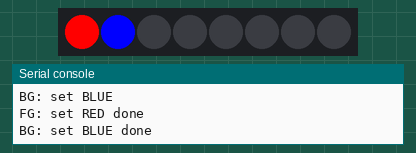
Simulated run of this program. Board: Raspberry Pi Pico running MicroPython. Parts: 8 RGB LEDs in strip order, left to right, the last lines printed to the serial console. Threads take turns every 2 ms.

Above: at 0.1 s.
At 10.02 s:
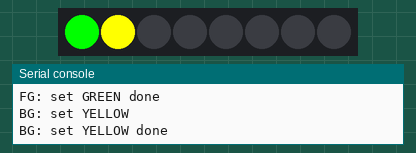
At 20.06 s:
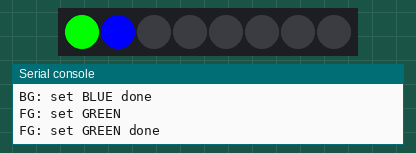
At 39.63 s:
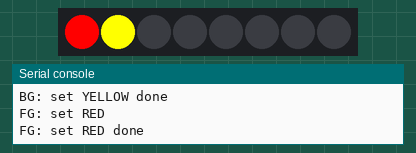
Timing chart, 0 to 40.0 s (numbered marks = the images above):
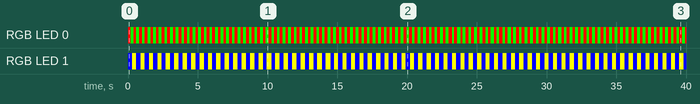

The program:

pixel_bg_test.py
```python
"""Test pixel updates from both foreground and background threads.

FG: blinks pixel 0 red/green, 1.5s period
BG: blinks pixel 1 blue/yellow, 2s period
"""
import time
import _thread
from pixels import StatusPixels, RED, GREEN, BLUE, YELLOW, BLACK

PIXEL_PIN = 28

sp = StatusPixels(PIXEL_PIN)

def bg_blink():
    while True:
        print("BG: set BLUE")
        sp.set(1, BLUE)
        print("BG: set BLUE done")
        time.sleep_ms(300)
        print("BG: set YELLOW")
        sp.set(1, YELLOW)
        print("BG: set YELLOW done")
        time.sleep_ms(300)

_thread.start_new_thread(bg_blink, ())

while True:
    print("FG: set RED")
    sp.set(0, RED)
    print("FG: set RED done")
    time.sleep_ms(200)
    print("FG: set GREEN")
    sp.set(0, GREEN)
    print("FG: set GREEN done")
    time.sleep_ms(200)
```

pixels.py
```python
"""WS2812B pixel driver using PIO.

Drives a WS2812B LED strip directly via a PIO state machine. No
dependency on MicroPython's built-in neopixel module.

THe sm is nortmally disabled, and we fill the fifo with it disabled to make
sure we do not get interrupted in the middle of a string which would reset
the stream.

Usage:
    from pixels import *
    px = Pixels(28)                          # GP28, state machine 0
    px.show([RED, GREEN, BLUE, BLACK, BLACK]) # 5 pixels
    px.show([rgb(255, 128, 0)] * 5)          # all orange

    sp = StatusPixels(28, 5)                 # 5-pixel status strip
    sp.set(0, GREEN)                         # set pixel 0 to green
    sp.set(2, RED)                           # set pixel 2 to red
    sp.clear()                               # all off
"""
import time
import rp2
import machine

import _thread


@rp2.asm_pio(sideset_init=rp2.PIO.OUT_LOW, out_shiftdir=rp2.PIO.SHIFT_LEFT,
             autopull=True, pull_thresh=24, fifo_join=rp2.PIO.JOIN_TX)
def _ws2812():
    wrap_target()
    label("bitloop")
    out(x, 1)               .side(0) [2]
    jmp(not_x, "do_zero")   .side(1) [1]
    jmp("bitloop")           .side(1) [4]
    label("do_zero")
    nop()                    .side(0) [4]
    wrap()


def rgb(r, g, b):
    """Pack 8-bit RGB into a 32-bit GRB word for WS2812B."""
    return (g << 16) | (r << 8) | b


# 16 common saturated colors
BLACK   = rgb(0, 0, 0)
RED     = rgb(255, 0, 0)
GREEN   = rgb(0, 255, 0)
BLUE    = rgb(0, 0, 255)
CYAN    = rgb(0, 255, 255)
MAGENTA = rgb(255, 0, 255)
YELLOW  = rgb(255, 255, 0)
WHITE   = rgb(255, 255, 255)
ORANGE  = rgb(255, 128, 0)
PURPLE  = rgb(128, 0, 255)
PINK    = rgb(255, 0, 128)
LIME    = rgb(128, 255, 0)
AQUA    = rgb(0, 128, 255)
NAVY    = rgb(0, 0, 128)
MAROON  = rgb(128, 0, 0)
OLIVE   = rgb(128, 128, 0)

LT_WHITE  = rgb(64, 64, 64)
LT_RED    = rgb(64, 0, 0)
LT_GREEN  = rgb(0, 64, 0)
LT_BLUE   = rgb(0, 0, 64)
LT_YELLOW = rgb(40, 16, 0)


class Pixels:
    FIFO_DEPTH = 8  # TX + RX joined = 8 entries

    def __init__(self, pin, sm_id=0):
        """Initialize PIO state machine for WS2812B on the given GPIO pin.

        pin: GPIO number for the data line
        sm_id: PIO state machine index (0-11 on RP2350)
        """
        self._sm = rp2.StateMachine(sm_id, _ws2812,
            freq=8_000_000, sideset_base=machine.Pin(pin))

        # make sure we can call from both threads without garbling display
        self.lock = _thread.allocate_lock()

    def show(self, words):
        """Write pixel data to the WS2812B LED strip.

        Transmits GRB color values to the PIO state machine for the addressable LED strip.

        words: list/tuple of 32-bit GRB values (one per pixel), as returned by
               rgb() or the color constants. Top 8 bits are ignored.

        The second argument (8) to _sm.put() specifies the number of bits to shift out.
        The 1ms sleep allows PIO to finish transmitting and provides the 50µs reset gap
        required by WS2812B protocol to latch the new colors.

        Thread-safe via lock acquisition.
        """
        self.lock.acquire()
        # print("%d core%d pixel locked" % (time.ticks_ms(), machine.mem32[0xD0000000]))
        try:
            for w in words:
                self._sm.put(w, 8)
            self._sm.active(1)
            while self._sm.tx_fifo() > 0:
                time.sleep_ms(1)                # breath
            time.sleep_ms(1)                       # let new pixels latch
            self._sm.active(0)
        finally:
            self.lock.release()
            # print("%d core%d pixel released" % (time.ticks_ms(), machine.mem32[0xD0000000]))


class StatusPixels:
    """Buffered pixel strip that remembers state between updates.

    Each call to set() updates one pixel and refreshes the whole strip.
    """

    def __init__(self, pin, sm_id=0):
        self._px = Pixels(pin, sm_id)
        self._buf = [BLACK] * Pixels.FIFO_DEPTH

    def set(self, index, color):
        """Set one pixel and refresh the strip."""
        self._buf[index] = color
        self._px.show(self._buf)


# FG: set RED done
# BG: set BLUE
# Filled fifo
# SM active
# fifo empty
# BG: set BLUE done
# FG: set GREEN
# Filled fifo
# SM active
# fifo empty
# FG: set GREEN done
# FG: set REDBG: set YELLOW
```

Measured:
- by itself, RGB LED 0: repeats every 1.2 s: 3 × (RGB(0, 255, 0) 0.20 s, RGB(255, 0, 0) 0.20 s)
- by itself, RGB LED 1: alternates RGB(255, 255, 0) for 0.30 s and RGB(0, 0, 255) for 0.30 s
